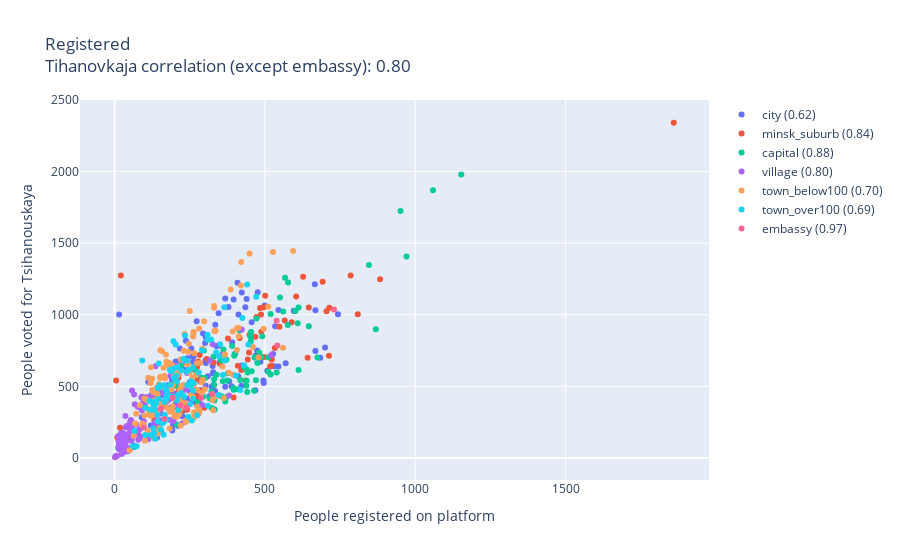

Notebook cell for this chart:
### Code cell
draw_chart('tihanovkaja', 'registered', 'People registered on platform')
